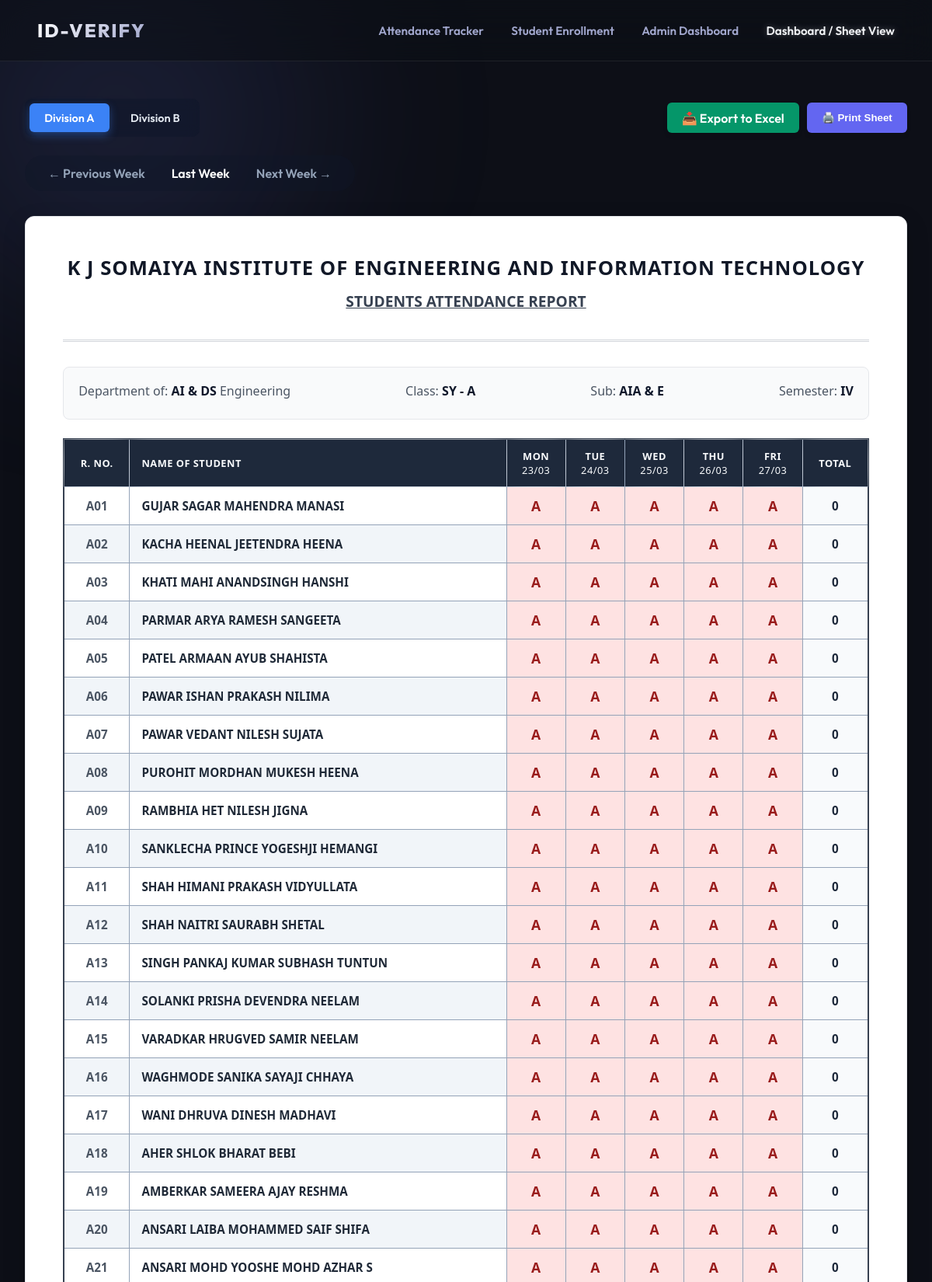
The page /dashboard?div=A&week_offset=-1 (upper part) on the database its author committed.
### tables this page shows
CREATE TABLE students (
        id INTEGER PRIMARY KEY AUTOINCREMENT,
        student_id TEXT UNIQUE NOT NULL,
        name TEXT NOT NULL,
        encoding BLOB,
        created_at TIMESTAMP DEFAULT CURRENT_TIMESTAMP
    );

### app.py (the view)
@app.route('/dashboard')
def dashboard():
    week_offset = int(request.args.get('week_offset', 0))
    today = datetime.date.today()
    monday = today - datetime.timedelta(days=today.weekday())
    target_monday = monday + datetime.timedelta(weeks=week_offset)
    dates = [(target_monday + datetime.timedelta(days=i)).strftime('%Y-%m-%d') for i in range(5)]
    conn = get_db_connection()
    c = conn.cursor()
    c.execute("SELECT student_id, name FROM students ORDER BY student_id")
    all_students = c.fetchall()
    c.execute("SELECT student_id, date(timestamp) as dt FROM attendance_logs WHERE status='PRESENT' AND date(timestamp) >= ? AND date(timestamp) <= ?", (dates[0], dates[-1]))
    logs = c.fetchall()
    conn.close()
    divisions = set()
    students_by_div = defaultdict(list)
    for s in all_students:
        sid = s['student_id']
        name = s['name']
        div = sid[0] if sid else 'Unknown'
        divisions.add(div)
        students_by_div[div].append({'roll': sid, 'name': name, 'attendance': {}, 'total': 0})
    divisions = sorted(list(divisions))
    active_div = request.args.get('div', divisions[0] if divisions else 'A')
    logs_by_sid = defaultdict(set)
    for lg in logs:
        if lg['student_id'].startswith(active_div):
            logs_by_sid[lg['student_id']].add(lg['dt'])
    sheet_data = students_by_div.get(active_div, [])
    daily_totals = {dt: 0 for dt in dates}
    for student in sheet_data:
        sid = student['roll']
        for dt in dates:
            if dt in logs_by_sid[sid]:
                student['attendance'][dt] = 'P'
                student['total'] += 1
                daily_totals[dt] += 1
            else:
                student['attendance'][dt] = 'A'
    return render_template('dashboard.html',
                           divisions=divisions,
                           active_div=active_div,
                           dates=dates,
                           sheet_data=sheet_data,
                           daily_totals=daily_totals,
                           week_offset=week_offset)

### app.py (called while the page is built)
def get_db_connection():
    conn = sqlite3.connect('attendance.db')
    conn.row_factory = sqlite3.Row
    return conn

### templates/dashboard.html (shortened to what this page needs)
{% extends "base.html" %}
{% block content %}
<div class="controls" style="flex-direction: column; align-items: flex-start; gap: 1.5rem;">
    <div style="display: flex; justify-content: space-between; width: 100%; align-items: center;">
        <div class="div-tabs">
            {% for div in divisions %}
                <a href="?div={{ div }}&week_offset={{ week_offset }}" class="div-tab {% if active_div == div %}active{% endif %}">Division {{ div }}</a>
            {% endfor %}
        </div>
        <div style="display: flex; gap: 10px;">
            <a href="/api/export_excel?div={{ active_div }}&week_offset={{ week_offset }}" class="btn-export">📥 Export to Excel</a>
            <button onclick="window.print()" class="btn-print">🖨️ Print Sheet</button>
        </div>
    </div>
    <div class="week-nav">
        <a href="?div={{ active_div }}&week_offset={{ week_offset - 1 }}" class="btn-nav">← Previous Week</a>
        <span style="color: white; font-weight: 600;">
            {% if week_offset == 0 %}This Week{% elif week_offset == -1 %}Last Week{% elif week_offset > 0 %}Next Week (+{{ week_offset }}){% else %}{{ week_offset|abs }} Weeks Ago{% endif %}
        </span>
        <a href="?div={{ active_div }}&week_offset={{ week_offset + 1 }}" class="btn-nav">Next Week →</a>
    </div>
</div>
<div class="physical-sheet">
    <div class="sheet-header">
        <h1>K J SOMAIYA INSTITUTE OF ENGINEERING AND INFORMATION TECHNOLOGY</h1>
        <h2>STUDENTS ATTENDANCE REPORT</h2>
    </div>
    <div class="sheet-meta">
        <div>Department of: <strong>AI & DS</strong> Engineering</div>
        <div>Class: <strong>SY - {{ active_div }}</strong></div>
        <div>Sub: <strong>AIA & E</strong></div>
        <div>Semester: <strong>IV</strong></div>
    </div>
    <table class="sheet-table">
        <thead>
            <tr>
                <th>R. No.</th>
                <th>Name of Student</th>
                {% for dt in dates %}
                <th>
                    {% if loop.index == 1 %}Mon<br>{% elif loop.index == 2 %}Tue<br>{% elif loop.index == 3 %}Wed<br>{% elif loop.index == 4 %}Thu<br>{% elif loop.index == 5 %}Fri<br>{% endif %}
                    <span style="font-weight:normal; font-size:0.8rem;">{{ dt.split('-')[-1] + '/' + dt.split('-')[-2] }}</span>
                </th>
                {% endfor %}
                <th>Total</th>
            </tr>
        </thead>
        <tbody>
            {% for student in sheet_data %}
            <tr>
                <td style="font-weight: 600; color: #4b5563;">{{ student.roll }}</td>
                <td style="font-weight: 600; color: #1f2937;">{{ student.name }}</td>
                {% for dt in dates %}
                    {% if student.attendance[dt] == 'P' %}
                        <td class="present-mark">P</td>
                    {% elif student.attendance[dt] == 'A' %}
                        <td class="absent-mark">A</td>
                    {% else %}
                        <td></td>
                    {% endif %}
                {% endfor %}
                <td class="total-col"><strong>{{ student.total }}</strong></td>
            </tr>
            {% else %}
            <tr>
                <td colspan="{{ 3 + dates|length }}" style="text-align: center; padding: 2rem; color: #6b7280;">No students found for Division {{ active_div }}</td>
            </tr>
            {% endfor %}
        </tbody>
    </table>
</div>
{% endblock %}

### static/css/style.css (style rules this page uses)
:root { --bg-color: #0d0f17; --glass-bg: rgba(20, 25, 40, 0.4); --glass-border: rgba(255, 255, 255, 0.08); --text-primary: #f0f2f5; --text-secondary: #a0a6cc; --accent: #5e6ad2; --accent-glow: rgba(94, 106, 210, 0.5); --success: #38c973; --danger: #ff4757; }
* { box-sizing: border-box; margin: 0; padding: 0; }
body { font-family: 'Outfit', sans-serif; background-color: var(--bg-color); color: var(--text-primary); min-height: 100vh; overflow-x: hidden; }
table { width: 100%; border-collapse: collapse; text-align: left; }
th, td { padding: 1rem; border-bottom: 1px solid rgba(255,255,255,0.05); }
th { color: var(--text-secondary); font-weight: 600; text-transform: uppercase; font-size: 0.85rem; letter-spacing: 1px; position: sticky; top: 0; background: var(--glass-bg); backdrop-filter: blur(16px); }

### templates/dashboard.html (style rules this page uses)
.physical-sheet { background: #ffffff; color: #333; padding: 3rem; border-radius: 12px; box-shadow: 0 10px 30px rgba(0,0,0,0.15); margin-top: 2rem; font-family: 'Segoe UI', Tahoma, Geneva, Verdana, sans-serif; overflow-x: auto; border: 1px solid #e5e7eb; }
.sheet-header { text-align: center; margin-bottom: 2rem; border-bottom: 3px double #d1d5db; padding-bottom: 1.5rem; }
.sheet-header h1 { font-size: 1.6rem; margin: 0; text-transform: uppercase; font-weight: 800; letter-spacing: 1px; color: #111827; }
.sheet-header h2 { font-size: 1.2rem; margin: 12px 0; text-decoration: underline; color: #374151; font-weight: 700; }
.sheet-meta { display: flex; justify-content: space-between; margin-bottom: 1.5rem; font-size: 1rem; flex-wrap: wrap; background: #f9fafb; padding: 1.2rem; border-radius: 8px; border: 1px solid #e5e7eb; }
.sheet-meta div { margin-bottom: 5px; color: #4b5563; }
.sheet-meta strong { color: #0f172a; font-weight: 700; }
.sheet-table { width: 100%; border-collapse: collapse; margin-top: 1rem; font-size: 0.95rem; border: 2px solid #374151; }
.sheet-table th, .sheet-table td { border: 1px solid #94a3b8; padding: 12px 8px; text-align: center; }
.sheet-table th { background-color: #1e293b; color: #f8fafc; font-weight: 700; text-transform: uppercase; font-size: 0.8rem; letter-spacing: 0.5px; }
.sheet-table th:nth-child(2), .sheet-table td:nth-child(2) { text-align: left; padding-left: 15px; }
.sheet-table tbody tr:nth-child(even) { background-color: #f1f5f9; }
.absent-mark { color: #991b1b; background-color: #fee2e2; font-weight: 900; font-size: 1.1rem; }
.total-col { background-color: #f8fafc; font-weight: 800; color: #1e293b; }
.controls { display: flex; justify-content: space-between; align-items: center; margin-bottom: 1rem; }
.btn-export { background: #059669; color: white; border: none; padding: 0.6rem 1.2rem; border-radius: 6px; cursor: pointer; font-weight: 600; text-decoration: none; display: inline-flex; align-items: center; gap: 8px; box-shadow: 0 4px 6px -1px rgba(0,0,0,0.1); transition: 0.2s; }
.div-tabs { display: flex; gap: 0.5rem; background: rgba(15, 23, 42, 0.5); padding: 6px; border-radius: 10px; backdrop-filter: blur(8px); }
.div-tab { padding: 0.6rem 1.2rem; color: #e2e8f0; text-decoration: none; border-radius: 6px; font-weight: 600; transition: 0.3s; font-size: 0.9rem; }
.div-tab.active { background: #3b82f6; color: white; box-shadow: 0 4px 12px rgba(59, 130, 246, 0.4); }
.week-nav { display: flex; align-items: center; gap: 1.5rem; background: rgba(15, 23, 42, 0.4); padding: 8px 20px; border-radius: 30px; }
.btn-nav { color: #94a3b8; padding: 5px 10px; border-radius: 20px; text-decoration: none; transition: 0.2s; font-weight: 600; }
.btn-print { background: #6366f1; color: white; border: none; padding: 0.6rem 1.2rem; border-radius: 6px; cursor: pointer; font-weight: 600; box-shadow: 0 4px 6px -1px rgba(0,0,0,0.1); transition: 0.2s; }

### rows shown on the page
students: roll "A01", name "GUJAR SAGAR MAHENDRA MANASI", total "0"
students: roll "A02", name "KACHA HEENAL JEETENDRA HEENA", total "0"
students: roll "A03", name "KHATI MAHI ANANDSINGH HANSHI", total "0"
students: roll "A04", name "PARMAR ARYA RAMESH SANGEETA", total "0"
students: roll "A05", name "PATEL ARMAAN AYUB SHAHISTA", total "0"
students: roll "A06", name "PAWAR ISHAN PRAKASH NILIMA", total "0"
students: roll "A07", name "PAWAR VEDANT NILESH SUJATA", total "0"
students: roll "A08", name "PUROHIT MORDHAN MUKESH HEENA", total "0"
students: roll "A09", name "RAMBHIA HET NILESH JIGNA", total "0"
students: roll "A10", name "SANKLECHA PRINCE YOGESHJI HEMANGI", total "0"
students: roll "A11", name "SHAH HIMANI PRAKASH VIDYULLATA", total "0"
students: roll "A12", name "SHAH NAITRI SAURABH SHETAL", total "0"
students: roll "A13", name "SINGH PANKAJ KUMAR SUBHASH TUNTUN", total "0"
students: roll "A14", name "SOLANKI PRISHA DEVENDRA NEELAM", total "0"
students: roll "A15", name "VARADKAR HRUGVED SAMIR NEELAM", total "0"
students: roll "A16", name "WAGHMODE SANIKA SAYAJI CHHAYA", total "0"
students: roll "A17", name "WANI DHRUVA DINESH MADHAVI", total "0"
students: roll "A18", name "AHER SHLOK BHARAT BEBI", total "0"
students: roll "A19", name "AMBERKAR SAMEERA AJAY RESHMA", total "0"
students: roll "A20", name "ANSARI LAIBA MOHAMMED SAIF SHIFA", total "0"
students: roll "A21", name "ANSARI MOHD YOOSHE MOHD AZHAR S", total "0"

### other values the page prints
{{ div }} "A" "B"
{{ active_div }} "A"
{{ dt.split('-')[-1] + '/' + dt.split('-')[-2] }} "23/03" "24/03" "25/03" "26/03" "27/03"
